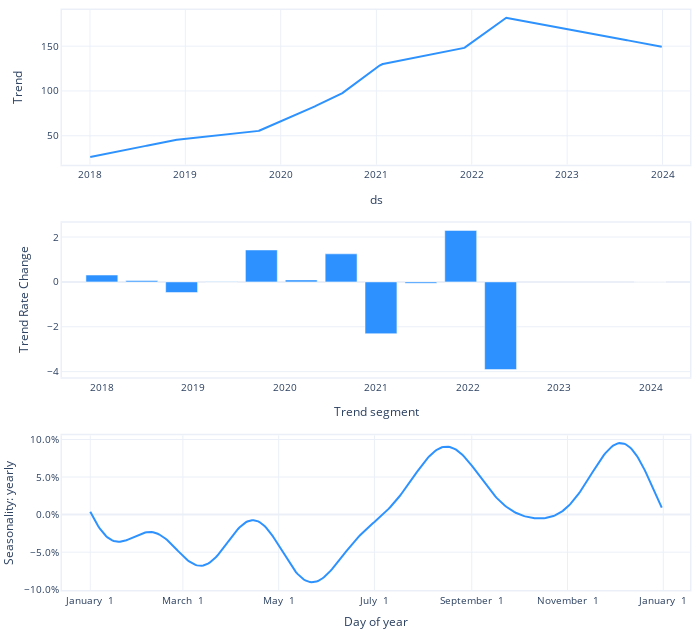

Notebook code for this chart:
### Code cell
m4.plot_parameters(plotting_backend="plotly")

### Figure 1 — Plotly figure (JSON) as saved in the notebook; plotly's stock layout.template omitted (floating-point values rounded to 4 significant figures; data arrays with more than 128 entries replaced by an {"elided": "..."} marker saying what was removed)
{"data": [{"fill": "none", "line": {"color": "#2d92ff", "width": 2}, "mode": "lines", "name": "Trend", "type": "scatter", "x": {"elided": "1564 str values"}, "xaxis": "x", "y": {"elided": "1564 float values"}, "yaxis": "y"}, {"marker": {"color": "#2d92ff"}, "name": "Trend Rate Change", "type": "bar", "x": ["2018-01-02T00:00:00", "2018-06-10T01:18:32.727273", "2018-11-16T02:37:05.454545", "2019-04-24T03:55:38.181818", "2019-09-30T05:14:10.909091", "2020-03-07T06:32:43.636364", "2020-08-13T07:51:16.363636", "2021-01-19T09:09:49.090909", "2021-06-27T10:28:21.818182", "2021-12-03T11:46:54.545455", "2022-05-11T13:05:27.272727", "2023-12-29T00:00:00"], "xaxis": "x2", "y": [0.3054, 0.06166, -0.4755, 0.003669, 1.423, 0.08878, 1.251, -2.309, -0.06447, 2.295, -3.909, 0], "yaxis": "y2"}, {"fill": "none", "line": {"color": "#2d92ff", "width": 2}, "mode": "lines", "name": "yearly", "type": "scatter", "x": {"elided": "365 str values"}, "xaxis": "x3", "y": {"elided": "365 float values"}, "yaxis": "y3"}], "layout": {"autosize": true, "font": {"size": 10}, "height": 630, "hovermode": "x unified", "margin": {"b": 0, "l": 0, "pad": 0, "r": 10, "t": 10}, "showlegend": false, "title": {"font": {"size": 12}}, "width": 700, "xaxis": {"anchor": "y", "domain": [0, 1], "linewidth": 1.5, "mirror": true, "range": ["2017-09-16T00:00:00", "2024-04-15T00:00:00"], "showline": true, "title": {"text": "ds"}, "type": "date"}, "xaxis2": {"anchor": "y2", "domain": [0, 1], "linewidth": 1.5, "mirror": true, "range": ["2017-07-26T22:41:27.272727", "2024-06-05T01:18:32.727273"], "showline": true, "title": {"text": "Trend segment"}, "type": "date"}, "xaxis3": {"anchor": "y3", "domain": [0, 1], "linewidth": 1.5, "mirror": true, "range": ["2016-12-14T00:00:00", "2018-01-18T00:00:00"], "showline": true, "tickformat": "%B %e", "title": {"text": "Day of year"}}, "yaxis": {"anchor": "x", "domain": [0.7333, 1], "linewidth": 1.5, "mirror": true, "rangemode": "normal", "showline": true, "title": {"text": "Trend"}}, "yaxis2": {"anchor": "x2", "domain": [0.3667, 0.6333], "linewidth": 1.5, "mirror": true, "rangemode": "normal", "showline": true, "title": {"text": "Trend Rate Change"}}, "yaxis3": {"anchor": "x3", "domain": [0, 0.2667], "hoverformat": ".4%", "linewidth": 1.5, "mirror": true, "rangemode": "normal", "showline": true, "tickformat": ".1%", "title": {"text": "Seasonality: yearly"}}}}
